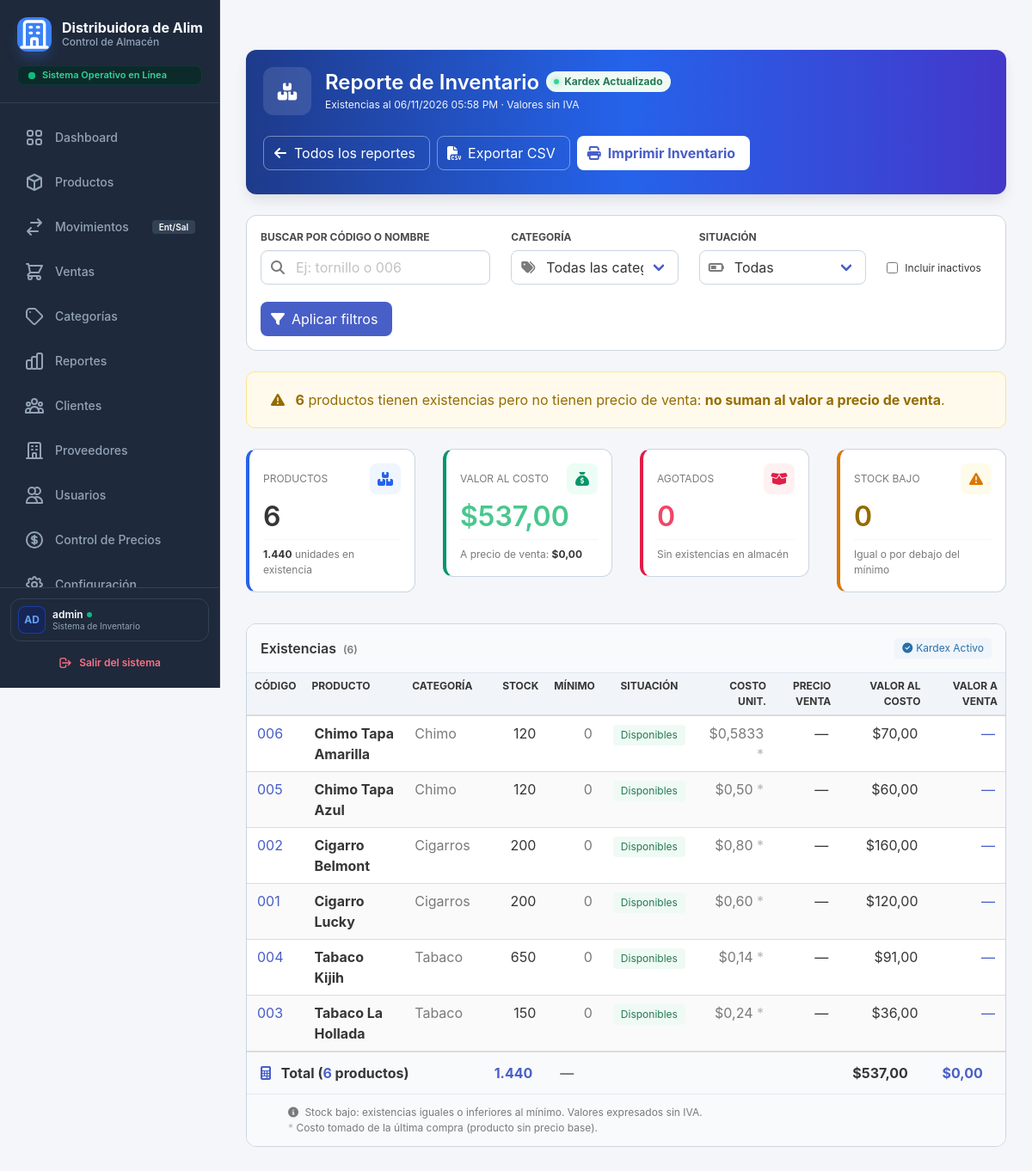
/index.php?controller=reporte&action=inventario (signed in), run on an earlier commit of the app's database.
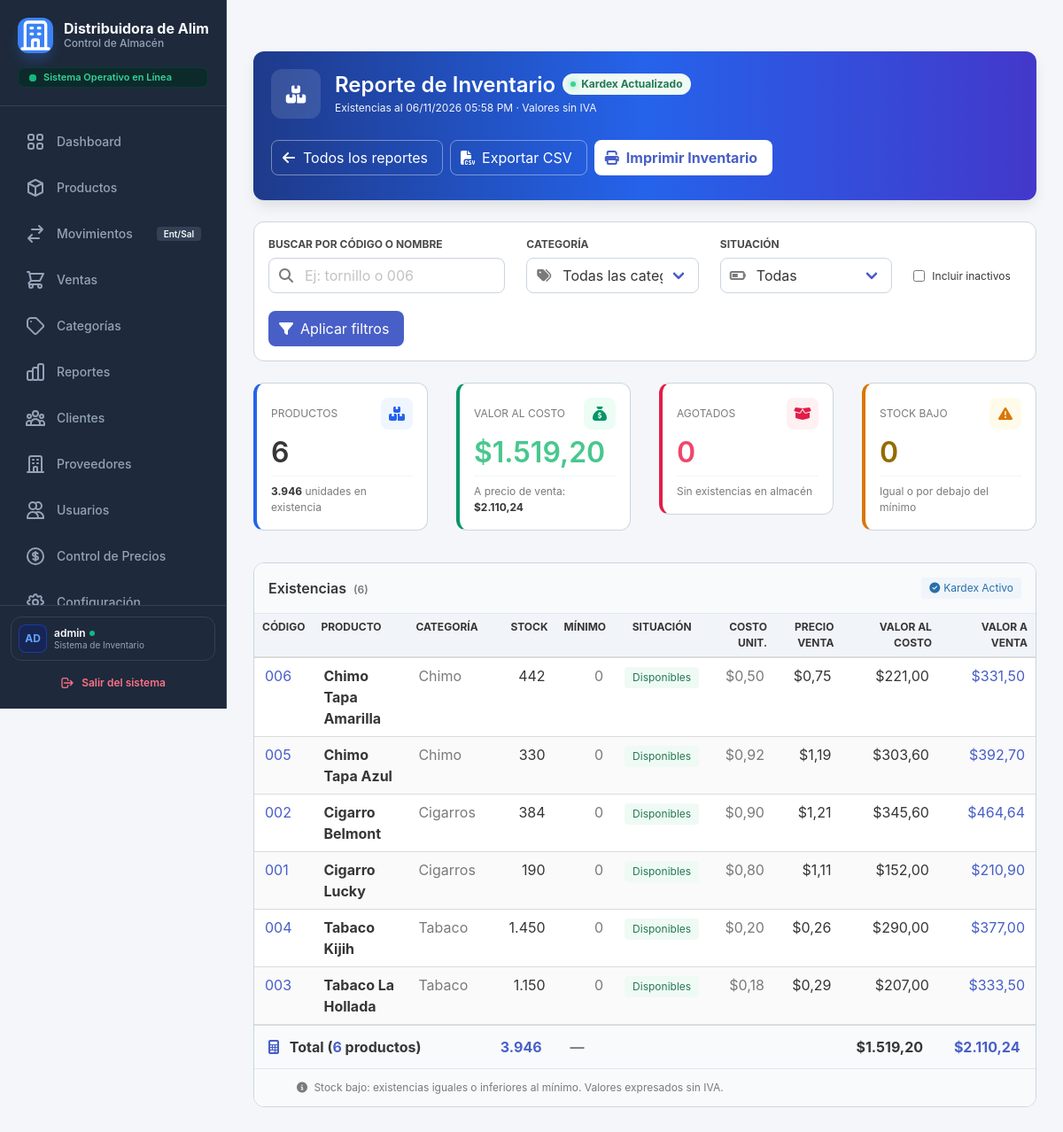
And on a later commit of the database.
### tables this page shows
CREATE TABLE `productos` (
  `id_producto` int(11) NOT NULL,
  `codigo` varchar(50) NOT NULL,
  `nombre` varchar(150) NOT NULL,
  `id_categoria` int(11) NOT NULL,
  `precio_compra` decimal(10,2) NOT NULL,
  `precio_venta` decimal(10,2) NOT NULL DEFAULT 0.00,
  `aplica_iva` tinyint(1) DEFAULT 1,
  `stock_actual` int(11) DEFAULT 0,
  `stock_minimo` int(11) DEFAULT 5,
  `estado` tinyint(1) DEFAULT 1,
  `create_at` timestamp NOT NULL DEFAULT current_timestamp()
);

CREATE TABLE `categorias` (
  `id_categoria` int(11) NOT NULL,
  `nombre` varchar(50) NOT NULL,
  `descripcion` varchar(255) DEFAULT NULL,
  `estado` tinyint(1) DEFAULT 1
);

### app/views/reportes/inventario.php (the view, shortened to what the changed rows need)
<?php
$nombresSituacion = ['agotado' => 'Agotados', 'bajo' => 'Stock bajo', 'ok' => 'Disponibles'];
$hayCostoDeCompra = false;
foreach ($filas as $f) {
    if ($f['origen_costo'] === 'compra') {
        $hayCostoDeCompra = true;
        break;
    }
}
require __DIR__ . '/_inicio.php';
?>
<div class="box mb-5 no-print" style="background: linear-gradient(90deg, #1e3a8a 0%, #2563eb 50%, #4338ca 100%); border-radius: 12px; border: none; overflow: hidden; position: relative;">
    <div class="is-flex is-align-items-center is-justify-content-space-between is-flex-wrap-wrap" style="gap: 1.5rem; position: relative; z-index: 2;">
        <div class="is-flex is-align-items-center" style="gap: 1rem;">
            <div>
                <div class="is-flex is-align-items-center" style="gap: 0.5rem;">
                    <h1 class="title is-4 has-text-white mb-0">Reporte de Inventario</h1>
                </div>
            </div>
        </div>
    </div>
</div>
<form method="get" action="index.php" class="box is-shadowless p-4 mb-5 no-print" style="background: white; border: 1px solid #cbd5e1; border-radius: 12px;">
    <div class="columns is-vcentered is-multiline mb-2">
    </div>
    <div class="buttons mt-2">
    </div>
</form>
<?php if ($totales['sin_precio'] > 0): ?>
    <div class="notification is-warning is-light mb-5" style="border: 1px solid #fde68a; border-radius: 10px;">
        <span class="icon mr-1"><i class="fas fa-exclamation-triangle"></i></span>
        <strong><?= (int) $totales['sin_precio'] ?></strong> <?= $totales['sin_precio'] === 1 ? 'producto tiene' : 'productos tienen' ?> existencias pero no tienen precio de venta: <strong>no suman al valor a precio de venta</strong>.
    </div>
<?php endif; ?>
<div class="columns is-multiline is-variable is-4 mb-5">
    <div class="column is-3-desktop is-6-tablet">
        <div class="box is-shadowless h-100 p-4" style="border: 1px solid #cbd5e1; border-left: 4px solid #2563eb; border-radius: 12px; background: white;">
            <div class="is-flex is-justify-content-space-between is-align-items-center mb-2">
                <span class="is-size-7 font-weight-bold is-uppercase has-text-grey">Productos</span>
                <div class="p-2 is-flex is-align-items-center is-justify-content-center" style="background: #eff6ff; color: #2563eb; border-radius: 8px; width: 36px; height: 36px;">
                </div>
            </div>
            <h2 class="title is-3 mb-2 font-mono font-weight-bold has-text-dark">
                <?= (int) $totales['productos'] ?>
            </h2>
            <div class="pt-2 is-size-7 has-text-grey" style="border-top: 1px solid #f1f5f9;">
                <strong class="has-text-dark"><?= esc(unidades($totales['unidades'])) ?></strong> unidades en existencia
            </div>
        </div>
    </div>
    <div class="column is-3-desktop is-6-tablet">
        <div class="box is-shadowless h-100 p-4" style="border: 1px solid #cbd5e1; border-left: 4px solid #059669; border-radius: 12px; background: white;">
            <div class="is-flex is-justify-content-space-between is-align-items-center mb-2">
                <span class="is-size-7 font-weight-bold is-uppercase has-text-grey">
                </span>
                <div class="p-2 is-flex is-align-items-center is-justify-content-center" style="background: #ecfdf5; color: #059669; border-radius: 8px; width: 36px; height: 36px;">
                </div>
            </div>
            <h2 class="title is-3 mb-2 font-mono font-weight-bold has-text-success">
                <?= $verCostos ? esc(dinero($totales['valor_costo'])) : esc(dinero($totales['valor_venta'])) ?>
            </h2>
            <div class="pt-2 is-size-7 has-text-grey" style="border-top: 1px solid #f1f5f9;">
                <?php if ($verCostos): ?>
                    A precio de venta: <strong class="has-text-dark"><?= esc(dinero($totales['valor_venta'])) ?></strong>
                <?php else: ?>
                    Total proyectado de ingresos
                <?php endif; ?>
            </div>
        </div>
    </div>
    <div class="column is-3-desktop is-6-tablet">
        <div class="box is-shadowless h-100 p-4" style="border: 1px solid #cbd5e1; border-left: 4px solid #e11d48; border-radius: 12px; background: white;">
            <div class="is-flex is-justify-content-space-between is-align-items-center mb-2">
                <span class="is-size-7 font-weight-bold is-uppercase has-text-grey">Agotados</span>
                <div class="p-2 is-flex is-align-items-center is-justify-content-center" style="background: #fff1f2; color: #e11d48; border-radius: 8px; width: 36px; height: 36px;">
                </div>
            </div>
            <h2 class="title is-3 mb-2 font-mono font-weight-bold has-text-danger">
                <?= (int) $totales['agotados'] ?>
            </h2>
            <div class="pt-2 is-size-7 has-text-grey" style="border-top: 1px solid #f1f5f9;">
                Sin existencias en almacén
            </div>
        </div>
    </div>
    <div class="column is-3-desktop is-6-tablet">
        <div class="box is-shadowless h-100 p-4" style="border: 1px solid #cbd5e1; border-left: 4px solid #d97706; border-radius: 12px; background: white;">
            <div class="is-flex is-justify-content-space-between is-align-items-center mb-2">
                <span class="is-size-7 font-weight-bold is-uppercase has-text-grey">Stock Bajo</span>
                <div class="p-2 is-flex is-align-items-center is-justify-content-center" style="background: #fffbeb; color: #d97706; border-radius: 8px; width: 36px; height: 36px;">
                </div>
            </div>
            <h2 class="title is-3 mb-2 font-mono font-weight-bold has-text-warning-dark">
                <?= (int) $totales['bajos'] ?>
            </h2>
            <div class="pt-2 is-size-7 has-text-grey" style="border-top: 1px solid #f1f5f9;">
                Igual o por debajo del mínimo
            </div>
        </div>
    </div>
</div>
<div class="box is-shadowless p-0 mb-5" style="border: 1px solid #cbd5e1; border-radius: 12px; background: white; overflow: hidden;">
    <div class="p-4 is-flex is-justify-content-space-between is-align-items-center" style="background: #f8fafc; border-bottom: 1px solid #e2e8f0;">
        <h3 class="title is-6 mb-0 font-weight-bold has-text-dark">
            Existencias <span class="has-text-grey font-weight-normal is-size-7 ml-1">(<?= (int) $totales['productos'] ?>)</span>
        </h3>
    </div>
    <div class="table-container mb-0">
        <table class="table is-fullwidth is-hoverable is-striped mb-0 text-sm">
            <thead>
                <tr style="background: #f1f5f9;">
                    <th class="is-size-7 font-weight-bold is-uppercase">Código</th>
                    <th class="is-size-7 font-weight-bold is-uppercase">Producto</th>
                    <th class="is-size-7 font-weight-bold is-uppercase">Categoría</th>
                    <th class="is-size-7 font-weight-bold is-uppercase has-text-right">Stock</th>
                    <th class="is-size-7 font-weight-bold is-uppercase has-text-right">Mínimo</th>
                    <th class="is-size-7 font-weight-bold is-uppercase has-text-centered">Situación</th>
                    <?php if ($verCostos): ?>
                        <th class="is-size-7 font-weight-bold is-uppercase has-text-right">Costo unit.</th>
                    <?php endif; ?>
                    <th class="is-size-7 font-weight-bold is-uppercase has-text-right">Precio venta</th>
                    <?php if ($verCostos): ?>
                        <th class="is-size-7 font-weight-bold is-uppercase has-text-right">Valor al costo</th>
                    <?php endif; ?>
                    <th class="is-size-7 font-weight-bold is-uppercase has-text-right">Valor a venta</th>
                </tr>
            </thead>
            <tbody>
                <?php if (!empty($filas)): ?>
                    <?php foreach ($filas as $f): ?>
                        <?php
                            $situacionClase = 'is-success';
                            $rowClass = ($f['situacion'] === 'agotado') ? 'has-background-danger-light' : (($f['situacion'] === 'bajo') ? 'has-background-warning-light' : '');
                        ?>
                        <tr class="<?= $rowClass ?>">
                            <td class="font-mono font-weight-bold has-text-link"><?= esc($f['codigo']) ?></td>
                            <td>
                                <strong class="has-text-dark"><?= esc($f['nombre']) ?></strong>
                            </td>
                            <td class="has-text-grey"><?= esc($f['nombre_categoria']) ?></td>
                            <td class="has-text-right font-mono font-weight-bold"><?= esc(unidades($f['stock'])) ?></td>
                            <td class="has-text-right font-mono has-text-grey"><?= esc(unidades($f['minimo'])) ?></td>
                            <td class="has-text-centered">
                                <span class="tag <?= $situacionClase ?> is-light font-weight-bold">
                                    <?= esc($nombresSituacion[$f['situacion']] ?? 'Desconocido') ?>
                                </span>
                            </td>
                            <?php if ($verCostos): ?>
                                <td class="has-text-right font-mono has-text-grey">
                                    <?= esc(dineroUnitario($f['costo_unitario'])) ?>
                                    <?php if ($f['origen_costo'] === 'compra'): ?>
                                        <span class="has-text-grey-light" title="Costo tomado de la última compra">*</span>
                                    <?php endif; ?>
                                </td>
                            <?php endif; ?>
                            <td class="has-text-right font-mono font-weight-bold has-text-dark">
                                <?= $f['precio_venta'] > 0 ? esc(dineroUnitario($f['precio_venta'])) : '—' ?>
                            </td>
                            <?php if ($verCostos): ?>
                                <td class="has-text-right font-mono font-weight-bold has-text-dark">
                                    <?= esc(dineroOGuion($f['valor_costo'])) ?>
                                </td>
                            <?php endif; ?>
                            <td class="has-text-right font-mono font-weight-bold has-text-link">
                                <?= esc(dineroOGuion($f['valor_venta'])) ?>
                            </td>
                        </tr>
                    <?php endforeach; ?>
                <?php endif; ?>
            </tbody>
            <?php if (!empty($filas)): ?>
                <tfoot>
                    <tr style="background: #f8fafc; border-top: 2px solid #cbd5e1;">
                        <th class="py-3 px-4 font-weight-bold has-text-dark" colspan="3">
                            <i class="fas fa-calculator has-text-link mr-2"></i> Total (<span class="has-text-link"><?= (int) $totales['productos'] ?></span> <?= $totales['productos'] === 1 ? 'producto' : 'productos' ?>)
                        </th>
                        <th class="py-3 px-4 text-right font-mono font-weight-bold has-text-link text-[14px]">
                            <?= esc(unidades($totales['unidades'])) ?>
                        </th>
                        <th class="py-3 px-4 text-right font-mono has-text-grey" colspan="2">—</th>
                        <?php if ($verCostos): ?>
                            <th class="py-3 px-4"></th>
                        <?php endif; ?>
                        <th class="py-3 px-4"></th>
                        <?php if ($verCostos): ?>
                            <th class="py-3 px-4 text-right font-mono font-weight-bold has-text-dark text-[14px]">
                                <?= esc(dinero($totales['valor_costo'])) ?>
                            </th>
                        <?php endif; ?>
                        <th class="py-3 px-4 text-right font-mono font-weight-bold has-text-link text-[15px]">
                            <?= esc(dinero($totales['valor_venta'])) ?>
                        </th>
                    </tr>
                </tfoot>
            <?php endif; ?>
        </table>
    </div>
    <div class="px-6 py-3 is-flex is-align-items-center is-justify-content-space-between is-flex-wrap-wrap gap-3" style="background: #f8fafc; border-top: 1px solid #e2e8f0;">
        <p class="is-size-7 has-text-grey mb-0">
            <i class="fas fa-info-circle mr-1"></i> Stock bajo: existencias iguales o inferiores al mínimo. Valores expresados sin IVA.
            <?php if ($verCostos && $hayCostoDeCompra): ?>
                <br><span class="has-text-grey-light">*</span> Costo tomado de la última compra (producto sin precio base).
            <?php endif; ?>
        </p>
    </div>
</div>
<?php require __DIR__ . '/_fin.php'; ?>

What changed in the data, as far as the page shows it:
changed productos "Chimo Tapa Amarilla": stock_actual "120" → "442"; costo_unitario "$0,5833" → "$0,50"; precio_venta (not shown) → "$0,75"; precio_venta "$70,00" → "$221,00"; precio_venta "—" → "$331,50"; id_producto "6" → (not shown); stock_minimo "$0,00" → (not shown)
changed productos "Chimo Tapa Azul": stock_actual "120" → "330"; precio_compra "$0,50" → "$0,92"; precio_venta (not shown) → "$1,19"; precio_venta "$60,00" → "$303,60"; precio_venta "—" → "$392,70"; no longer shows "*"; no longer shows "—"
changed productos "Cigarro Belmont": stock_actual "200" → "384"; precio_compra "$0,80" → "$0,90"; precio_venta (not shown) → "$1,21"; precio_venta "$160,00" → "$345,60"; precio_venta "—" → "$464,64"; no longer shows "*"; no longer shows "—"
changed productos "Cigarro Lucky": stock_actual "200" → "190"; precio_compra "$0,60" → "$0,80"; precio_venta (not shown) → "$1,11"; precio_venta "$120,00" → "$152,00"; precio_venta "—" → "$210,90"; no longer shows "*"; no longer shows "—"
changed productos "Tabaco Kijih": stock_actual "650" → "1.450"; precio_compra "$0,14" → "$0,20"; precio_venta (not shown) → "$0,26"; precio_venta "$91,00" → "$290,00"; precio_venta "—" → "$377,00"; no longer shows "*"; no longer shows "—"
changed productos "Tabaco La Hollada": stock_actual "150" → "1.150"; precio_compra "$0,24" → "$0,18"; precio_venta (not shown) → "$0,29"; precio_venta "$36,00" → "$207,00"; precio_venta "—" → "$333,50"; no longer shows "*"; no longer shows "—"
Also different on the page:
unidades($totales['unidades']): "1.440" → "3.946"
dinero($totales['valor_costo']): "$537,00" → "$1.519,20"
dinero($totales['valor_venta']): (not shown) → "$2.110,24"
text no longer shown: "productos tienen existencias pero no tienen precio de venta: no suman al valor a precio de venta . * Costo tomado de la última compra (producto sin precio base)."
